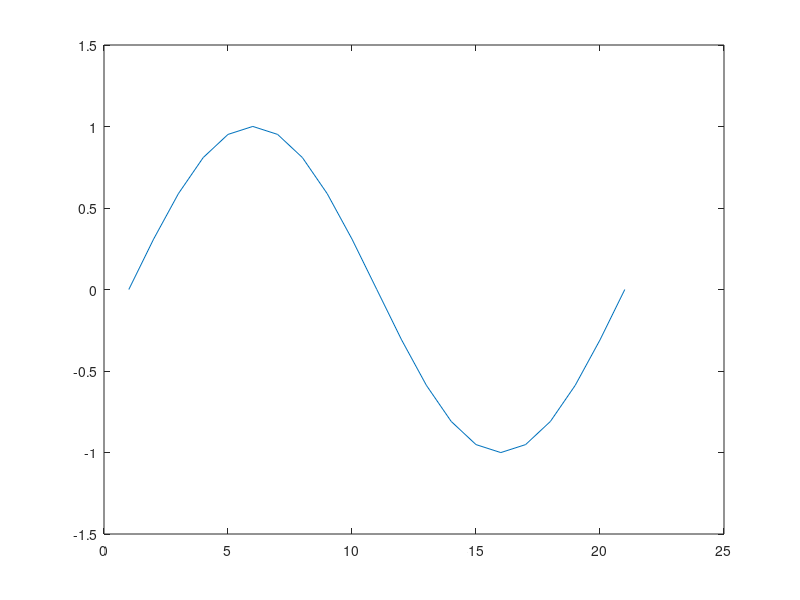

This figure's MATLAB source:
c = 1; N = 20; T = 5; dt = 0.01; dx = 0.05; t = 0; 
for i=1:N+1
    x = (i-1)*dx;
    X0(i) = sin(2*pi*x);
    X1(i) = sin(2*pi*x);
end    
while t < T
    for i=1:N+1
        if (i==1 || i==N+1)
            Formula(i) = 0;
        else
            Formula(i) = (X1(i-1) - 2*X1(i) + X1(i+1))/(dx*dx);
        end
    end
    for i=1:N+1
        tmp = X1(i)
        X1(i) = 2*X1(i) - X0(i) + Formula(i)*c^2*dt^2;
        X0(i) = tmp;
    end
    T = 1:N+1;
    plot (T,X1); pause(0.1);
    t = t+dt;
end